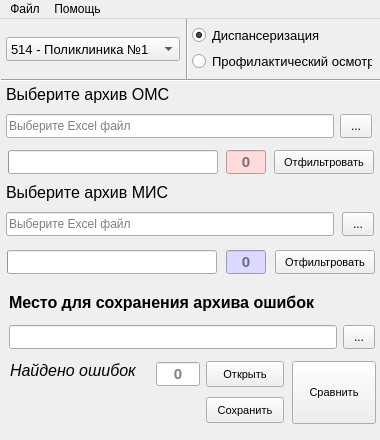
<?xml version="1.0" encoding="UTF-8"?>
<ui version="4.0">
 <class>DispFilter</class>
 <widget class="QMainWindow" name="DispFilter">
  <property name="geometry">
   <rect>
    <x>0</x>
    <y>0</y>
    <width>380</width>
    <height>440</height>
   </rect>
  </property>
  <property name="minimumSize">
   <size>
    <width>380</width>
    <height>440</height>
   </size>
  </property>
  <property name="maximumSize">
   <size>
    <width>380</width>
    <height>440</height>
   </size>
  </property>
  <property name="windowTitle">
   <string>MainWindow</string>
  </property>
  <widget class="QWidget" name="centralwidget">
   <widget class="Line" name="line_2">
    <property name="geometry">
     <rect>
      <x>181</x>
      <y>-5</y>
      <width>12</width>
      <height>65</height>
     </rect>
    </property>
    <property name="maximumSize">
     <size>
      <width>12</width>
      <height>65</height>
     </size>
    </property>
    <property name="orientation">
     <enum>Qt::Vertical</enum>
    </property>
   </widget>
   <widget class="Line" name="line">
    <property name="geometry">
     <rect>
      <x>1</x>
      <y>55</y>
      <width>380</width>
      <height>12</height>
     </rect>
    </property>
    <property name="maximumSize">
     <size>
      <width>380</width>
      <height>12</height>
     </size>
    </property>
    <property name="orientation">
     <enum>Qt::Horizontal</enum>
    </property>
   </widget>
   <widget class="QComboBox" name="CB_ListLPU">
    <property name="geometry">
     <rect>
      <x>6</x>
      <y>18</y>
      <width>174</width>
      <height>24</height>
     </rect>
    </property>
    <property name="minimumSize">
     <size>
      <width>174</width>
      <height>24</height>
     </size>
    </property>
    <property name="maximumSize">
     <size>
      <width>174</width>
      <height>24</height>
     </size>
    </property>
    <property name="font">
     <font>
      <pointsize>10</pointsize>
     </font>
    </property>
    <item>
     <property name="text">
      <string>514 - Поликлиника №1</string>
     </property>
    </item>
    <item>
     <property name="text">
      <string>512 - Поликлиника №2</string>
     </property>
    </item>
    <item>
     <property name="text">
      <string>523 - Поликлиника №3</string>
     </property>
    </item>
    <item>
     <property name="text">
      <string>518 - Поликлиника №4</string>
     </property>
    </item>
    <item>
     <property name="text">
      <string>502 - Терсинская пол-ка</string>
     </property>
    </item>
    <item>
     <property name="text">
      <string>522 - Колоярская амб.</string>
     </property>
    </item>
    <item>
     <property name="text">
      <string>532 - Барановская амб.</string>
     </property>
    </item>
    <item>
     <property name="text">
      <string>552 - Н.Чернавская амб.</string>
     </property>
    </item>
    <item>
     <property name="text">
      <string>582 - Черкасская пол-ка</string>
     </property>
    </item>
    <item>
     <property name="text">
      <string>602 - Ш.Буеракская амб.</string>
     </property>
    </item>
   </widget>
   <widget class="QRadioButton" name="RB_Type_Prof">
    <property name="geometry">
     <rect>
      <x>192</x>
      <y>32</y>
      <width>180</width>
      <height>20</height>
     </rect>
    </property>
    <property name="font">
     <font>
      <pointsize>10</pointsize>
     </font>
    </property>
    <property name="text">
     <string>Профилактический осмотр</string>
    </property>
   </widget>
   <widget class="QRadioButton" name="RB_Type_Disp">
    <property name="enabled">
     <bool>true</bool>
    </property>
    <property name="geometry">
     <rect>
      <x>192</x>
      <y>6</y>
      <width>127</width>
      <height>20</height>
     </rect>
    </property>
    <property name="font">
     <font>
      <pointsize>10</pointsize>
     </font>
    </property>
    <property name="text">
     <string>Диспансеризация</string>
    </property>
    <property name="checked">
     <bool>true</bool>
    </property>
   </widget>
   <widget class="QWidget" name="layoutWidget">
    <property name="geometry">
     <rect>
      <x>6</x>
      <y>164</y>
      <width>372</width>
      <height>91</height>
     </rect>
    </property>
    <layout class="QVBoxLayout" name="verticalLayout_2">
     <property name="spacing">
      <number>8</number>
     </property>
     <item>
      <layout class="QFormLayout" name="formLayout_2">
       <property name="verticalSpacing">
        <number>10</number>
       </property>
       <item row="0" column="0">
        <widget class="QLabel" name="label_MIS">
         <property name="font">
          <font>
           <pointsize>12</pointsize>
          </font>
         </property>
         <property name="text">
          <string>Выберите архив МИС</string>
         </property>
        </widget>
       </item>
       <item row="1" column="0">
        <widget class="QLineEdit" name="lineEdit_MIS">
         <property name="minimumSize">
          <size>
           <width>328</width>
           <height>24</height>
          </size>
         </property>
         <property name="maximumSize">
          <size>
           <width>328</width>
           <height>24</height>
          </size>
         </property>
         <property name="placeholderText">
          <string>Выберите Excel файл</string>
         </property>
        </widget>
       </item>
       <item row="1" column="1">
        <widget class="QToolButton" name="TButton_MIS">
         <property name="minimumSize">
          <size>
           <width>32</width>
           <height>24</height>
          </size>
         </property>
         <property name="maximumSize">
          <size>
           <width>32</width>
           <height>24</height>
          </size>
         </property>
         <property name="text">
          <string>...</string>
         </property>
        </widget>
       </item>
      </layout>
     </item>
     <item>
      <layout class="QHBoxLayout" name="horizontalLayout_2">
       <item>
        <widget class="QProgressBar" name="progressBar_MIS">
         <property name="minimumSize">
          <size>
           <width>0</width>
           <height>24</height>
          </size>
         </property>
         <property name="maximumSize">
          <size>
           <width>210</width>
           <height>24</height>
          </size>
         </property>
         <property name="font">
          <font>
           <kerning>true</kerning>
          </font>
         </property>
         <property name="value">
          <number>0</number>
         </property>
         <property name="textVisible">
          <bool>false</bool>
         </property>
         <property name="format">
          <string notr="true"/>
         </property>
        </widget>
       </item>
       <item>
        <widget class="QLineEdit" name="Count_Sum_MIS">
         <property name="enabled">
          <bool>true</bool>
         </property>
         <property name="minimumSize">
          <size>
           <width>40</width>
           <height>24</height>
          </size>
         </property>
         <property name="maximumSize">
          <size>
           <width>40</width>
           <height>24</height>
          </size>
         </property>
         <property name="font">
          <font>
           <pointsize>11</pointsize>
           <weight>75</weight>
           <bold>true</bold>
          </font>
         </property>
         <property name="styleSheet">
          <string notr="true">background-color: rgb(219, 217, 255);</string>
         </property>
         <property name="alignment">
          <set>Qt::AlignCenter</set>
         </property>
         <property name="readOnly">
          <bool>true</bool>
         </property>
         <property name="placeholderText">
          <string>0</string>
         </property>
        </widget>
       </item>
       <item>
        <widget class="QPushButton" name="Button_Calculate_MIS">
         <property name="minimumSize">
          <size>
           <width>100</width>
           <height>24</height>
          </size>
         </property>
         <property name="maximumSize">
          <size>
           <width>100</width>
           <height>24</height>
          </size>
         </property>
         <property name="font">
          <font>
           <pointsize>8</pointsize>
          </font>
         </property>
         <property name="text">
          <string>Отфильтровать</string>
         </property>
        </widget>
       </item>
      </layout>
     </item>
    </layout>
   </widget>
   <widget class="QWidget" name="layoutWidget">
    <property name="geometry">
     <rect>
      <x>6</x>
      <y>66</y>
      <width>372</width>
      <height>89</height>
     </rect>
    </property>
    <layout class="QVBoxLayout" name="verticalLayout">
     <property name="spacing">
      <number>6</number>
     </property>
     <item>
      <layout class="QFormLayout" name="formLayout">
       <property name="verticalSpacing">
        <number>10</number>
       </property>
       <item row="0" column="0">
        <widget class="QLabel" name="label_OMS">
         <property name="font">
          <font>
           <pointsize>12</pointsize>
          </font>
         </property>
         <property name="text">
          <string>Выберите архив ОМС</string>
         </property>
        </widget>
       </item>
       <item row="1" column="0">
        <widget class="QLineEdit" name="lineEdit_OMS">
         <property name="minimumSize">
          <size>
           <width>328</width>
           <height>24</height>
          </size>
         </property>
         <property name="maximumSize">
          <size>
           <width>328</width>
           <height>24</height>
          </size>
         </property>
         <property name="placeholderText">
          <string>Выберите Excel файл</string>
         </property>
        </widget>
       </item>
       <item row="1" column="1">
        <widget class="QToolButton" name="TButton_OMS">
         <property name="minimumSize">
          <size>
           <width>32</width>
           <height>24</height>
          </size>
         </property>
         <property name="maximumSize">
          <size>
           <width>32</width>
           <height>24</height>
          </size>
         </property>
         <property name="text">
          <string>...</string>
         </property>
        </widget>
       </item>
      </layout>
     </item>
     <item>
      <layout class="QHBoxLayout" name="horizontalLayout">
       <item>
        <widget class="QProgressBar" name="progressBar_OMS">
         <property name="minimumSize">
          <size>
           <width>0</width>
           <height>24</height>
          </size>
         </property>
         <property name="maximumSize">
          <size>
           <width>210</width>
           <height>24</height>
          </size>
         </property>
         <property name="font">
          <font>
           <kerning>true</kerning>
          </font>
         </property>
         <property name="value">
          <number>0</number>
         </property>
         <property name="textVisible">
          <bool>false</bool>
         </property>
         <property name="format">
          <string notr="true"/>
         </property>
        </widget>
       </item>
       <item>
        <widget class="QLineEdit" name="Count_Sum_OMS">
         <property name="enabled">
          <bool>true</bool>
         </property>
         <property name="minimumSize">
          <size>
           <width>40</width>
           <height>24</height>
          </size>
         </property>
         <property name="maximumSize">
          <size>
           <width>40</width>
           <height>24</height>
          </size>
         </property>
         <property name="font">
          <font>
           <pointsize>11</pointsize>
           <weight>75</weight>
           <bold>true</bold>
          </font>
         </property>
         <property name="autoFillBackground">
          <bool>false</bool>
         </property>
         <property name="styleSheet">
          <string notr="true">background-color: rgb(255, 219, 220);</string>
         </property>
         <property name="alignment">
          <set>Qt::AlignCenter</set>
         </property>
         <property name="readOnly">
          <bool>true</bool>
         </property>
         <property name="placeholderText">
          <string>0</string>
         </property>
        </widget>
       </item>
       <item>
        <widget class="QPushButton" name="Button_Calculate_OMS">
         <property name="minimumSize">
          <size>
           <width>100</width>
           <height>24</height>
          </size>
         </property>
         <property name="maximumSize">
          <size>
           <width>100</width>
           <height>24</height>
          </size>
         </property>
         <property name="font">
          <font>
           <pointsize>8</pointsize>
          </font>
         </property>
         <property name="text">
          <string>Отфильтровать</string>
         </property>
        </widget>
       </item>
      </layout>
     </item>
    </layout>
   </widget>
   <widget class="QLineEdit" name="lineEdit_Error">
    <property name="geometry">
     <rect>
      <x>9</x>
      <y>306</y>
      <width>328</width>
      <height>24</height>
     </rect>
    </property>
    <property name="minimumSize">
     <size>
      <width>328</width>
      <height>24</height>
     </size>
    </property>
    <property name="maximumSize">
     <size>
      <width>328</width>
      <height>24</height>
     </size>
    </property>
    <property name="placeholderText">
     <string/>
    </property>
   </widget>
   <widget class="QLabel" name="label_Error">
    <property name="geometry">
     <rect>
      <x>9</x>
      <y>274</y>
      <width>337</width>
      <height>19</height>
     </rect>
    </property>
    <property name="font">
     <font>
      <pointsize>12</pointsize>
      <weight>75</weight>
      <bold>true</bold>
     </font>
    </property>
    <property name="text">
     <string>Место для сохранения архива ошибок</string>
    </property>
   </widget>
   <widget class="QToolButton" name="TButton_Error">
    <property name="geometry">
     <rect>
      <x>343</x>
      <y>306</y>
      <width>32</width>
      <height>24</height>
     </rect>
    </property>
    <property name="minimumSize">
     <size>
      <width>32</width>
      <height>24</height>
     </size>
    </property>
    <property name="maximumSize">
     <size>
      <width>32</width>
      <height>24</height>
     </size>
    </property>
    <property name="text">
     <string>...</string>
    </property>
   </widget>
   <widget class="QPushButton" name="Button_Result">
    <property name="geometry">
     <rect>
      <x>292</x>
      <y>342</y>
      <width>84</width>
      <height>63</height>
     </rect>
    </property>
    <property name="sizePolicy">
     <sizepolicy hsizetype="Preferred" vsizetype="Fixed">
      <horstretch>0</horstretch>
      <verstretch>0</verstretch>
     </sizepolicy>
    </property>
    <property name="minimumSize">
     <size>
      <width>84</width>
      <height>63</height>
     </size>
    </property>
    <property name="maximumSize">
     <size>
      <width>84</width>
      <height>63</height>
     </size>
    </property>
    <property name="font">
     <font>
      <pointsize>8</pointsize>
     </font>
    </property>
    <property name="text">
     <string>Сравнить</string>
    </property>
   </widget>
   <widget class="QLineEdit" name="Count_Sum_Errors">
    <property name="enabled">
     <bool>true</bool>
    </property>
    <property name="geometry">
     <rect>
      <x>156</x>
      <y>343</y>
      <width>44</width>
      <height>24</height>
     </rect>
    </property>
    <property name="minimumSize">
     <size>
      <width>44</width>
      <height>24</height>
     </size>
    </property>
    <property name="maximumSize">
     <size>
      <width>44</width>
      <height>24</height>
     </size>
    </property>
    <property name="font">
     <font>
      <pointsize>11</pointsize>
      <weight>75</weight>
      <bold>true</bold>
     </font>
    </property>
    <property name="alignment">
     <set>Qt::AlignCenter</set>
    </property>
    <property name="readOnly">
     <bool>true</bool>
    </property>
    <property name="placeholderText">
     <string>0</string>
    </property>
   </widget>
   <widget class="QPushButton" name="Button_Open_Result">
    <property name="geometry">
     <rect>
      <x>206</x>
      <y>342</y>
      <width>78</width>
      <height>26</height>
     </rect>
    </property>
    <property name="minimumSize">
     <size>
      <width>78</width>
      <height>26</height>
     </size>
    </property>
    <property name="maximumSize">
     <size>
      <width>78</width>
      <height>26</height>
     </size>
    </property>
    <property name="font">
     <font>
      <pointsize>8</pointsize>
     </font>
    </property>
    <property name="text">
     <string>Открыть</string>
    </property>
   </widget>
   <widget class="QPushButton" name="Button_Save_Result">
    <property name="geometry">
     <rect>
      <x>206</x>
      <y>378</y>
      <width>78</width>
      <height>26</height>
     </rect>
    </property>
    <property name="minimumSize">
     <size>
      <width>78</width>
      <height>26</height>
     </size>
    </property>
    <property name="maximumSize">
     <size>
      <width>78</width>
      <height>26</height>
     </size>
    </property>
    <property name="font">
     <font>
      <pointsize>8</pointsize>
     </font>
    </property>
    <property name="text">
     <string>Сохранить</string>
    </property>
   </widget>
   <widget class="QLabel" name="label_Found_Errors">
    <property name="geometry">
     <rect>
      <x>10</x>
      <y>342</y>
      <width>127</width>
      <height>19</height>
     </rect>
    </property>
    <property name="font">
     <font>
      <pointsize>12</pointsize>
      <italic>true</italic>
     </font>
    </property>
    <property name="text">
     <string>Найдено ошибок</string>
    </property>
   </widget>
  </widget>
  <widget class="QMenuBar" name="menubar">
   <property name="geometry">
    <rect>
     <x>0</x>
     <y>0</y>
     <width>380</width>
     <height>21</height>
    </rect>
   </property>
   <widget class="QMenu" name="menuFile">
    <property name="title">
     <string>Файл</string>
    </property>
   </widget>
   <widget class="QMenu" name="menu">
    <property name="title">
     <string>Помощь</string>
    </property>
   </widget>
   <addaction name="menuFile"/>
   <addaction name="menu"/>
  </widget>
 </widget>
 <resources/>
 <connections/>
</ui>
